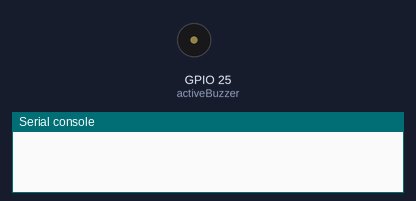
The program below on a simulated ESP32 board running MicroPython. Parts: buzzer (waves = sounding, pin HIGH), the last lines printed to the serial console. At 17.5 s the program stops and its outputs stay as they are.

Above: at 0.1 s.
At 13.4 s:
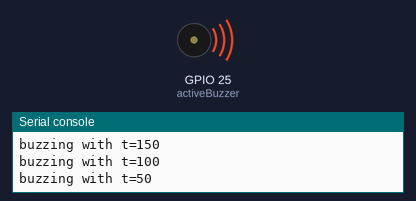
Timing chart, 0 to 19.0 s (numbered marks = the images above):
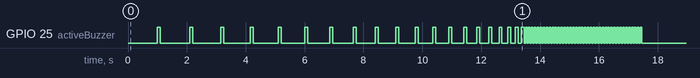

Measured:
- by itself, GPIO 25 (activeBuzzer): LOW → HIGH at 1.0 s, → LOW 0.10 s later, → HIGH 1.0 s later, → LOW 0.10 s later, … (120 changes in this stretch)

The program:

buzzer_active.py
```python
'''
Verbindungen
Buzzer active (KY-012) ... ESP
-                          GND
S                          D25
'''

'''
beim aktiven Buzzer kann die Frequenz NICHT verändert werden!
siehe: https://sensorkit.joy-it.net/de/sensors/ky-012
'''

import machine
import time

activeBuzzer = machine.Pin(25, machine.Pin.OUT)
time.sleep(1)

for t in range(1000, 0, -50):
    print("buzzing with t={}".format(t))
    activeBuzzer.value(1)
    time.sleep_ms(100)
    activeBuzzer.value(0)
    time.sleep_ms(t)

print("beeping")
for _ in range(40):
    activeBuzzer.value(1)
    time.sleep_ms(50)
    activeBuzzer.value(0)
    time.sleep_ms(50)
```
